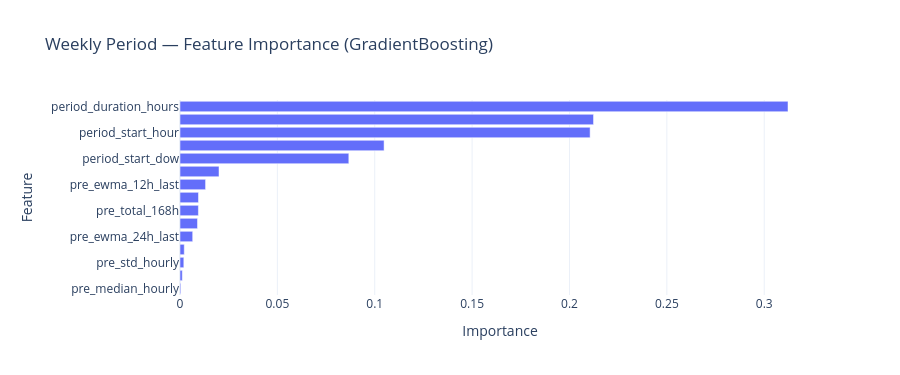
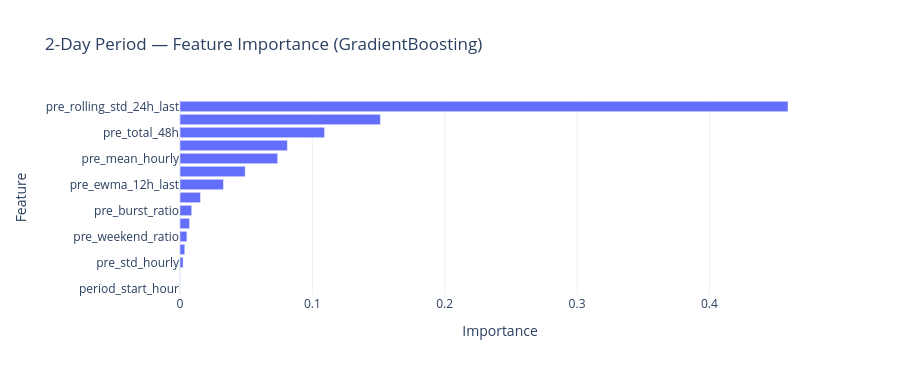

The code cell stored with these charts, in order, in its notebook:
### Code cell
feature_importance_chart(info_weekly, "GradientBoosting").update_layout(
    title="Weekly Period — Feature Importance (GradientBoosting)"
).show()

feature_importance_chart(info_2day, "GradientBoosting").update_layout(
    title="2-Day Period — Feature Importance (GradientBoosting)"
).show()

### Figure 1 — Plotly figure (JSON) as saved in the notebook; plotly's stock layout.template omitted (floating-point values rounded to 4 significant figures)
{"data": [{"marker": {"color": "#636EFA"}, "orientation": "h", "type": "bar", "x": [0.0004097, 0.001179, 0.001961, 0.002186, 0.006515, 0.008992, 0.009456, 0.009494, 0.01313, 0.02003, 0.08669, 0.1048, 0.2106, 0.2123, 0.3122], "y": ["pre_median_hourly", "pre_total_48h", "pre_std_hourly", "pre_mean_hourly", "pre_ewma_24h_last", "pre_burst_ratio", "pre_total_168h", "pre_rolling_std_24h_last", "pre_ewma_12h_last", "pre_max_hourly", "period_start_dow", "prev_period_total", "period_start_hour", "pre_weekend_ratio", "period_duration_hours"]}], "layout": {"height": 375, "margin": {"l": 180}, "title": {"text": "Weekly Period — Feature Importance (GradientBoosting)"}, "xaxis": {"title": {"text": "Importance"}}, "yaxis": {"title": {"text": "Feature"}}}}

### Figure 2 — Plotly figure (JSON) as saved in the notebook; plotly's stock layout.template omitted (floating-point values rounded to 4 significant figures)
{"data": [{"marker": {"color": "#636EFA"}, "orientation": "h", "type": "bar", "x": [0, 0.000149, 0.002347, 0.003614, 0.005213, 0.007198, 0.008847, 0.01552, 0.03287, 0.04927, 0.07382, 0.08115, 0.1092, 0.1514, 0.4594], "y": ["period_start_hour", "period_duration_hours", "pre_std_hourly", "pre_ewma_24h_last", "pre_weekend_ratio", "period_start_dow", "pre_burst_ratio", "pre_median_hourly", "pre_ewma_12h_last", "pre_total_168h", "pre_mean_hourly", "prev_period_total", "pre_total_48h", "pre_max_hourly", "pre_rolling_std_24h_last"]}], "layout": {"height": 375, "margin": {"l": 180}, "title": {"text": "2-Day Period — Feature Importance (GradientBoosting)"}, "xaxis": {"title": {"text": "Importance"}}, "yaxis": {"title": {"text": "Feature"}}}}
